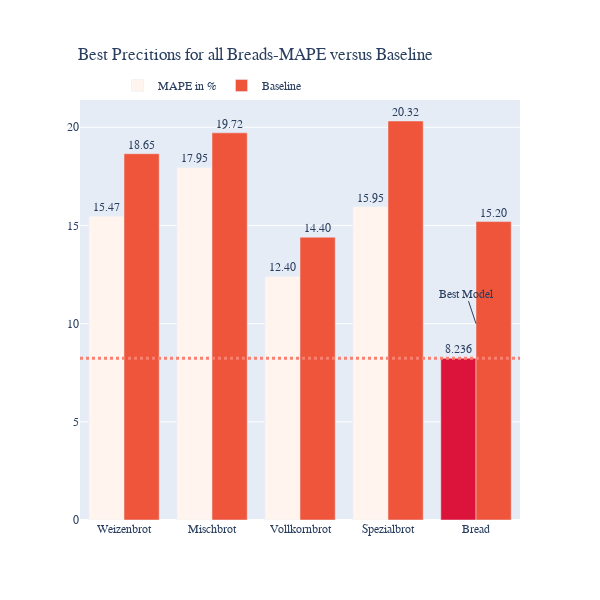

Source (notebook cell):
### Code cell
colors = ['seashell',] * 5
colors[4] = 'crimson'

fig = go.Figure(data=[go.Bar(x=df_results_Bread.query('Baguette==0').Label,
                             y=df_results_Bread.query('Baguette==0').MAPE, marker_color=colors,
                             text=df_results_Bread.query('Baguette==0').MAPE, name='MAPE in %'
                            
             #color_discrete_sequence=px.colors.diverging.balance
            )])
fig.add_trace(go.Bar(x=df_results_Bread.query('Baguette==0').Label,
                             y=df_results_Bread.query('Baguette==0').Baseline,
                             text=df_results_Bread.query('Baguette==0').Baseline, name='Baseline'
                            
             #color_discrete_sequence=px.colors.diverging.balance
            ))
fig.add_shape( # add a horizontal "target" line
    type="line", line_color="salmon", line_width=3, opacity=1, line_dash="dot",
    x0=0, x1=1, xref="paper", y0=8.236, y1=8.236, yref="y"
)
fig.add_annotation( # add a text callout with arrow
    text="Best Model", x="Bread", y=10
)
fig.update_layout(title_text='Best Precitions for all Breads-MAPE versus Baseline', title_x=0.01)
fig.update_layout(legend=dict(
    yanchor="top",
    y=0.95,
    xanchor="left",
    x=0.1
))
fig.update_layout(title=dict(
    yanchor="top",
    y=0.92,
    xanchor="left",
    x=0.13))
fig.update_layout( # customize font and legend orientation & position
    font_family="Rockwell",
    legend=dict(
        title=None, orientation="h", y=1, yanchor="bottom", x=0.3, xanchor="center"
    )
)
fig.update_traces(texttemplate='%{text:.4s}', textposition='outside')
fig.update_layout(
    autosize=False,
    width=600,
    height=600,)
fig.show()

### Figure 1 — Plotly figure (JSON) as saved in the notebook; plotly's stock layout.template omitted (floating-point values rounded to 4 significant figures)
{"data": [{"marker": {"color": ["seashell", "seashell", "seashell", "seashell", "crimson"]}, "name": "MAPE in %", "text": [15.47, 17.95, 12.4, 15.95, 8.236], "textposition": "outside", "texttemplate": "%{text:.4s}", "type": "bar", "x": ["Weizenbrot", "Mischbrot", "Vollkornbrot", "Spezialbrot", "Bread"], "y": [15.47, 17.95, 12.4, 15.95, 8.236]}, {"name": "Baseline", "text": [18.65, 19.72, 14.4, 20.32, 15.2], "textposition": "outside", "texttemplate": "%{text:.4s}", "type": "bar", "x": ["Weizenbrot", "Mischbrot", "Vollkornbrot", "Spezialbrot", "Bread"], "y": [18.65, 19.72, 14.4, 20.32, 15.2]}], "layout": {"annotations": [{"text": "Best Model", "x": "Bread", "y": 10}], "autosize": false, "font": {"family": "Rockwell"}, "height": 600, "legend": {"orientation": "h", "title": {}, "x": 0.3, "xanchor": "center", "y": 1, "yanchor": "bottom"}, "shapes": [{"line": {"color": "salmon", "dash": "dot", "width": 3}, "opacity": 1, "type": "line", "x0": 0, "x1": 1, "xref": "paper", "y0": 8.236, "y1": 8.236, "yref": "y"}], "title": {"text": "Best Precitions for all Breads-MAPE versus Baseline", "x": 0.13, "xanchor": "left", "y": 0.92, "yanchor": "top"}, "width": 600}}
